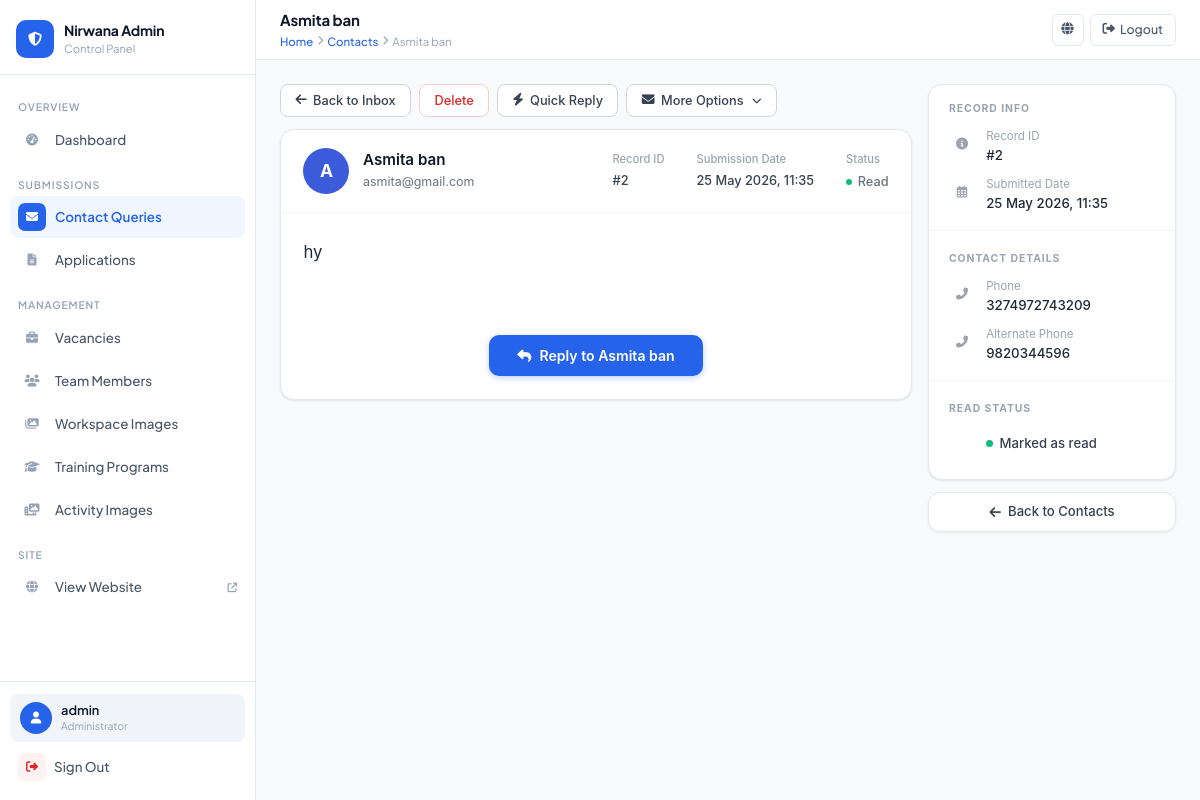
Page /myadmin/contacts/2/ (signed in) on the committed database.
### app1/models.py (models this page shows, shortened)
class ContactSubmission(models.Model):
    name = models.CharField(max_length=200)
    email = models.EmailField()
    phone = models.CharField(max_length=20)
    alternate_phone = models.CharField(max_length=15, null=True, blank=True)
    message = models.TextField()
    submitted_at = models.DateTimeField(auto_now_add=True)
    is_read = models.BooleanField(default=False)
    class Meta:
        ordering = ['-submitted_at']
        verbose_name = 'Contact Submission'
        verbose_name_plural = 'Contact Submissions'

### app1/views.py (the view)
# urls.py: path('myadmin/contacts/<int:pk>/',        views.admin_contact_detail,    name='admin_contact_detail'),
@login_required(login_url='admin_login')
@user_passes_test(is_admin, login_url='admin_login')
def admin_contact_detail(request, pk):
    contact = get_object_or_404(ContactSubmission, pk=pk)
    contact.is_read = True
    contact.save()
    return render(request, 'app1/admin/contact_detail.html', {'contact': contact})

### app1/views.py (called while the page is built)
def is_admin(user):
    return user.is_authenticated and user.is_staff

### app1/templates/app1/admin/contact_detail.html (shortened to what this page needs)
{% extends 'app1/admin/base.html' %}
{% block page_title %}{{ contact.name }}{% endblock %}
{% block breadcrumb %}
  <a href="{% url 'admin_dashboard' %}">Home</a>
  <i class="fas fa-chevron-right" style="font-size:0.6rem"></i>
  <a href="{% url 'admin_contacts' %}">Contacts</a>
  <i class="fas fa-chevron-right" style="font-size:0.6rem"></i>
  <span>{{ contact.name }}</span>
{% endblock %}
{% block content %}
<div class="cd-page">
  <div class="cd-left">
    <div class="cd-actions">
      <a href="{% url 'admin_contacts' %}" class="cd-btn cd-btn-ghost">
        <i class="fas fa-arrow-left"></i> Back to Inbox
      </a>
      <a href="{% url 'admin_contact_delete' contact.pk %}"
         class="cd-btn cd-btn-danger"
         onclick="return confirm('Delete this contact? This cannot be undone.')">
        Delete
      </a>
      <a href="mailto:{{ contact.email }}?subject=Re: Your enquiry to Nirwana Infratech"
         class="cd-btn cd-btn-accent">
        <i class="fas fa-bolt"></i> Quick Reply
      </a>
      <button class="cd-btn cd-btn-more" type="button">
        <i class="fas fa-envelope"></i> More Options <i class="fas fa-chevron-down" style="font-size:0.6rem;margin-left:2px"></i>
      </button>
    </div>
    <div class="cd-card">
      <div class="cd-sender">
        <div class="cd-avatar">{{ contact.name|first|upper }}</div>
        <div class="cd-sender-info">
          <div class="cd-sender-name">{{ contact.name }}</div>
          <a href="mailto:{{ contact.email }}" class="cd-sender-email">{{ contact.email }}</a>
        </div>
        <div class="cd-meta-cols">
          <div class="cd-meta-col">
            <div class="cd-meta-label">Record ID</div>
            <div class="cd-meta-value">#{{ contact.pk }}</div>
          </div>
          <div class="cd-meta-col">
            <div class="cd-meta-label">Submission Date</div>
            <div class="cd-meta-value">{{ contact.submitted_at|date:"d M Y, H:i" }}</div>
          </div>
          <div class="cd-meta-col">
            <div class="cd-meta-label">Status</div>
            <div class="cd-meta-value">
              {% if contact.is_read %}
                <span class="cd-status-read is-read">Read</span>
              {% else %}
                <span class="cd-status-read is-unread">New</span>
              {% endif %}
            </div>
          </div>
        </div>
      </div>
      <div class="cd-message-body">{{ contact.message }}</div>
      <div class="cd-reply-row">
        <a href="mailto:{{ contact.email }}?subject=Re: Your enquiry to Nirwana Infratech"
           class="cd-btn-reply">
          <i class="fas fa-reply"></i> Reply to {{ contact.name }}
        </a>
      </div>
    </div>
  </div>
  <div class="cd-sidebar">
    <div class="cd-info-card">
      <div class="cd-section">
        <div class="cd-section-title">Record Info</div>
        <div class="cd-info-row">
          <div class="cd-info-icon"><i class="fas fa-info-circle"></i></div>
          <div>
            <div class="cd-info-label">Record ID</div>
            <div class="cd-info-val">#{{ contact.pk }}</div>
          </div>
        </div>
        <div class="cd-info-row">
          <div class="cd-info-icon"><i class="far fa-calendar-alt"></i></div>
          <div>
            <div class="cd-info-label">Submitted Date</div>
            <div class="cd-info-val">{{ contact.submitted_at|date:"d M Y, H:i" }}</div>
          </div>
        </div>
      </div>
      <hr class="cd-hr">
      <div class="cd-section">
        <div class="cd-section-title">Contact Details</div>
        <div class="cd-info-row">
          <div class="cd-info-icon"><i class="fas fa-phone-alt"></i></div>
          <div>
            <div class="cd-info-label">Phone</div>
            <div class="cd-info-val">
              {% if contact.phone %}
                <a href="tel:{{ contact.phone }}">{{ contact.phone }}</a>
              {% else %}<span style="color:#D1D5DB">—</span>{% endif %}
            </div>
          </div>
        </div>
        <div class="cd-info-row">
          <div class="cd-info-icon"><i class="fas fa-phone-alt"></i></div>
          <div>
            <div class="cd-info-label">Alternate Phone</div>
            <div class="cd-info-val">
              {% if contact.alternate_phone %}
                <a href="tel:{{ contact.alternate_phone }}">{{ contact.alternate_phone }}</a>
              {% else %}<span style="color:#D1D5DB">—</span>{% endif %}
            </div>
          </div>
        </div>
      </div>
      <hr class="cd-hr">
      <div class="cd-section" style="padding-bottom:0.85rem">
        <div class="cd-section-title">Read Status</div>
        <div class="cd-info-row" style="margin-bottom:0">
          <div style="display:flex;align-items:center;min-height:26px">
            {% if contact.is_read %}
              <span class="cd-read-pill read"><span class="dot"></span>Marked as read</span>
            {% else %}
              <span class="cd-read-pill unread"><span class="dot"></span>Not yet read</span>
            {% endif %}
          </div>
        </div>
      </div>
    </div>
    <a href="{% url 'admin_contacts' %}" class="cd-back-btn">
      <i class="fas fa-arrow-left"></i> Back to Contacts
    </a>
  </div>
</div>
{% endblock %}

### app1/templates/app1/admin/base.html (shortened to what this page needs)
<!DOCTYPE html>
<html lang="en">
<head>
<link rel="stylesheet" href="https://cdnjs.cloudflare.com/ajax/libs/font-awesome/6.5.0/css/all.min.css">
</head>
<body>
<aside class="sidebar" id="sidebar">
  <div class="sidebar-top">
    <a href="{% url 'admin_dashboard' %}" class="brand">
      <div class="brand-mark"><i class="fas fa-shield-halved"></i></div>
      <div class="brand-info">
        <div class="name">Nirwana Admin</div>
        <div class="sub">Control Panel</div>
      </div>
    </a>
  </div>
  <nav class="sidebar-nav">
    <div class="nav-section">
      <span class="nav-label">Overview</span>
      <a href="{% url 'admin_dashboard' %}" class="nav-link {% if request.resolver_match.url_name == 'admin_dashboard' %}active{% endif %}">
        <span class="nav-icon"><i class="fas fa-gauge-high"></i></span>
        <span class="nav-text">Dashboard</span>
      </a>
    </div>
    <div class="nav-section">
      <span class="nav-label">Submissions</span>
      <a href="{% url 'admin_contacts' %}" class="nav-link {% if 'contact' in request.resolver_match.url_name %}active{% endif %}">
        <span class="nav-icon"><i class="fas fa-envelope"></i></span>
        <span class="nav-text">Contact Queries</span>
      </a>
      <a href="{% url 'admin_applications' %}" class="nav-link {% if 'application' in request.resolver_match.url_name %}active{% endif %}">
        <span class="nav-icon"><i class="fas fa-file-lines"></i></span>
        <span class="nav-text">Applications</span>
      </a>
    </div>
    <div class="nav-section">
      <span class="nav-label">Management</span>
      <a href="{% url 'admin_vacancies' %}" class="nav-link {% if 'vacanc' in request.resolver_match.url_name %}active{% endif %}">
        <span class="nav-icon"><i class="fas fa-briefcase"></i></span>
        <span class="nav-text">Vacancies</span>
      </a>
      <a href="{% url 'admin_team_members' %}" class="nav-link {% if 'team' in request.resolver_match.url_name %}active{% endif %}">
        <span class="nav-icon"><i class="fas fa-users"></i></span>
        <span class="nav-text">Team Members</span>
      </a>
      <a href="{% url 'admin_workspace_images' %}" class="nav-link {% if 'workspace' in request.resolver_match.url_name %}active{% endif %}">
        <span class="nav-icon"><i class="fas fa-images"></i></span>
        <span class="nav-text">Workspace Images</span>
      </a>
      <a href="{% url 'admin_training_programs' %}" class="nav-link {% if 'training' in request.resolver_match.url_name %}active{% endif %}">
        <span class="nav-icon"><i class="fas fa-graduation-cap"></i></span>
        <span class="nav-text">Training Programs</span>
      </a>
      <a href="{% url 'admin_activity_images' %}" class="nav-link {% if 'activity' in request.resolver_match.url_name %}active{% endif %}">
        <span class="nav-icon"><i class="fas fa-photo-film"></i></span>
        <span class="nav-text">Activity Images</span>
      </a>
    </div>
    <div class="nav-section">
      <span class="nav-label">Site</span>
      <a href="{% url 'home' %}" class="nav-link" target="_blank">
        <span class="nav-icon"><i class="fas fa-globe"></i></span>
        <span class="nav-text">View Website</span>
        <i class="fas fa-arrow-up-right-from-square" style="font-size:0.6rem;color:var(--text-light)"></i>
      </a>
    </div>
  </nav>
  <div class="sidebar-bottom">
    <div class="user-card">
      <div class="user-avatar"><i class="fas fa-user"></i></div>
      <div>
        <div class="user-name">{{ request.user.username }}</div>
        <div class="user-role">Administrator</div>
      </div>
    </div>
    <a href="{% url 'admin_logout' %}" class="logout-link">
      <i class="fas fa-right-from-bracket"></i>
      Sign Out
    </a>
  </div>
</aside>
<div class="main">
  <header class="topbar">
    <div class="topbar-left">
      <div>
        <div class="page-title">{% block page_title %}Dashboard{% endblock %}</div>
        <div class="breadcrumb">{% block breadcrumb %}<a href="{% url 'admin_dashboard' %}">Home</a>{% endblock %}</div>
      </div>
    </div>
    <div class="topbar-right">
      <a href="{% url 'home' %}" target="_blank" class="topbar-btn icon-only" title="View Site">
        <i class="fas fa-globe"></i>
      </a>
      <a href="{% url 'admin_logout' %}" class="topbar-btn">
        <i class="fas fa-right-from-bracket"></i>
        <span>Logout</span>
      </a>
    </div>
  </header>
  <main class="content">
    {% block content %}{% endblock %}
  </main>
</div>
</body>
</html>

### rows in the picture
ContactSubmission: name "Asmita ban", name|first "A", email "asmita@gmail.com", pk "2", submitted_at "25 May 2026, 11:35", message "hy", phone "3274972743209", alternate_phone "9820344596"

### other values in the picture
{{ request.user.username }} "admin"
